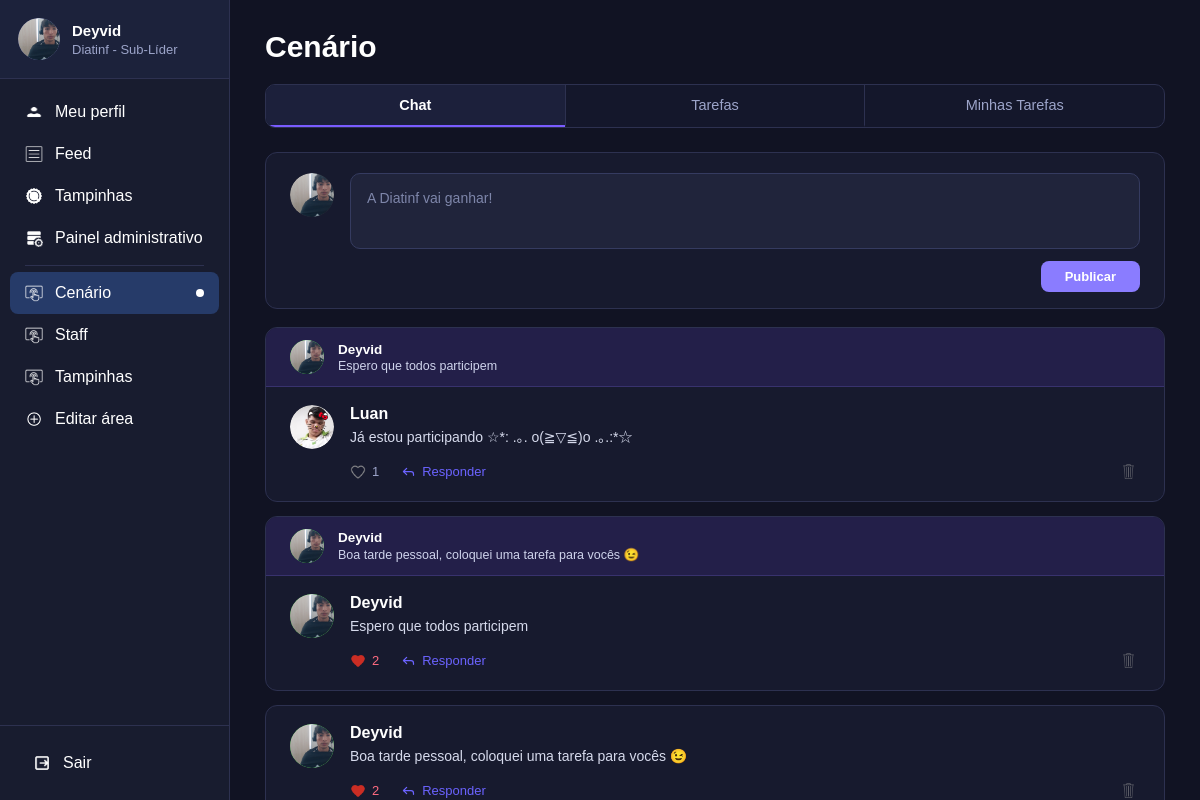
Page /area/Cenário/chat/ (signed in) on the committed database.
### usuarios/models.py (models this page shows, shortened)
class Usuario(models.Model):
    nome=models.CharField(max_length=100, blank=True, default="")
    matricula=models.CharField(max_length=20, unique=True)
    senha=models.CharField(max_length=255)
    diretoria=models.CharField(max_length=50)
    areas=models.TextField()
    aprovado=models.BooleanField(default=True)
    sub_lider=models.BooleanField(default=False)
    sublider_de=models.CharField(max_length=50, null=True, blank=True)
    doacao_tampinhas=models.FloatField(default=0)
    foto=models.ImageField(upload_to="perfis/", null=True, blank=True)
    bio=models.TextField(blank=True, default="")
    def nome_exibicao(self):
        if self.nome and self.nome.strip():
            return self.nome.strip()
        return self.matricula
    def inicial_perfil(self):
        base = (self.nome_exibicao() or "U").strip()
        return base[0].upper() if base else "U"
    def eh_administrador(self):
        mat = (self.matricula or "").strip().lower()
        diret = (self.diretoria or "").strip().lower()
        return mat == "admin" or diret in ["líder", "lider", "líder geral", "lider geral"]
    def tem_acesso_painel(self):
        return self.eh_administrador() or self.sub_lider
    def get_areas_list(self):
        if self.areas:
            return [a.strip() for a in self.areas.split(",") if a.strip()]
        return []
    def get_areas_ordenadas(self):
        areas = self.get_areas_list()
        if self.sub_lider and self.sublider_de and self.sublider_de in areas:
            areas = [self.sublider_de] + [a for a in areas if a != self.sublider_de]
        return areas
    def get_areas_sidebar(self):
        if self.eh_administrador():
            return ["Cenário", "Staff", "Dança", "Figurino", "Sonoplastia", "Tampinhas", "Roteiro"]
        return self.get_areas_ordenadas()
    def tem_acesso_area(self, area):
        if self.eh_administrador():
            return True
        if self.sub_lider and self.sublider_de == area:
            return True
        return area in self.get_areas_list()

class MensagemArea(models.Model):
    usuario = models.ForeignKey(Usuario, on_delete=models.CASCADE, related_name="mensagens_area")
    area = models.CharField(max_length=50)
    texto = models.TextField()
    resposta_a = models.ForeignKey(
        "self",
        on_delete=models.SET_NULL,
        null=True,
        blank=True,
        related_name="respostas",
    )
    criada_em = models.DateTimeField(auto_now_add=True)
    class Meta:
        ordering = ["-criada_em"]
    def total_curtidas(self):
        return self.curtidas.count()

### usuarios/views.py (the view)
# urls.py: path("area/<str:nome_area>/chat/", views.chat_area, name="chat_area"),
def chat_area(request, nome_area):
    usuario = usuario_logado(request)
    if usuario is None:
        return redirect("login")
    if nome_area not in TODAS_AREAS or not usuario.tem_acesso_area(nome_area):
        return redirect_autenticado(request, "feed")
    mensagens = (
        MensagemArea.objects.filter(area=nome_area)
        .select_related("usuario", "resposta_a", "resposta_a__usuario")
        .prefetch_related("curtidas")
        .order_by("-criada_em")
    )
    curtidas = set(
        CurtidaMensagemArea.objects.filter(
            usuario=usuario, mensagem__area=nome_area
        ).values_list("mensagem_id", flat=True)
    )
    return render(request, "chat_area.html", {
        "usuario": usuario,
        "nome_area": nome_area,
        "mensagens": mensagens,
        "curtidas": curtidas,
        "area_ativa": nome_area,
        "pagina_ativa": "",
    })

### usuarios/templates/chat_area.html (shortened to what this page needs)
{% load static usuarios_extras %}
<!DOCTYPE html>
<html lang="pt-br">
<head>
    <link rel="stylesheet" href="{% static 'css/base.css' %}">
    <link rel="stylesheet" href="{% static 'css/area.css' %}">
</head>
<body>
{% include "_sidebar.html" %}
<main class="conteudo">
    <div class="container-pagina">
        <div class="titulo-pagina">
            <h1>{{ nome_area }}</h1>
        </div>
        <div class="abas">
            <a href="{% url 'chat_area' nome_area %}{% if user_token %}?_user_token={{ user_token|urlencode }}{% endif %}" class="aba ativa">Chat</a>
            <a href="{% url 'pagina_area' nome_area %}{% if user_token %}?_user_token={{ user_token|urlencode }}{% endif %}" class="aba">Tarefas</a>
            {% if not usuario.eh_administrador %}
            <a href="{% url 'minhas_tarefas' nome_area %}{% if user_token %}?_user_token={{ user_token|urlencode }}{% endif %}" class="aba">Minhas Tarefas</a>
            {% endif %}
        </div>
        <section class="chat-nova-mensagem" id="box-nova-mensagem">
            <form action="{% url 'publicar_chat_area' nome_area %}" method="POST" id="form-chat-area">
                <div class="chat-topo-publicacao">
                    <a href="{% url 'meu_perfil' %}{% if user_token %}?_user_token={{ user_token|urlencode }}{% endif %}" class="chat-avatar avatar-chat-escuro" title="Meu perfil">
                        {% if usuario.foto and usuario.foto.name %}
                            <img src="{{ usuario.foto.url }}" alt="{{ usuario.nome_exibicao }}" class="avatar-foto-img">
                        {% else %}
                            {{ usuario.inicial_perfil }}
                        {% endif %}
                    </a>
                    <textarea
                        name="texto"
                        id="textarea-chat-area"
                        placeholder="{% if usuario.eh_administrador or not usuario.diretoria %}A equipe vai ganhar!{% else %}A {{ usuario.diretoria }} vai ganhar!{% endif %}"
                        required></textarea>
                </div>
                <div class="chat-acoes-publicacao">
                    <button type="submit" class="btn-publicar-chat">Publicar</button>
                </div>
            </form>
        </section>
        <section class="lista-mensagens-chat">
            {% for msg in mensagens %}
            <article class="chat-card {% if msg.resposta_a %}chat-card-com-resposta{% endif %}" id="mensagem-{{ msg.id }}">
                {% if msg.resposta_a %}
                <div class="chat-resposta-citacao">
                    <a href="{% url 'ver_perfil' msg.resposta_a.usuario.id %}{% if user_token %}?_user_token={{ user_token|urlencode }}{% endif %}" class="chat-avatar chat-avatar-pequeno {{ msg.resposta_a.usuario.matricula|cor_avatar }}" title="Ver perfil de {{ msg.resposta_a.usuario.nome_exibicao }}">
                        {% if msg.resposta_a.usuario.foto and msg.resposta_a.usuario.foto.name %}
                            <img src="{{ msg.resposta_a.usuario.foto.url }}" alt="{{ msg.resposta_a.usuario.nome_exibicao }}" class="avatar-foto-img">
                        {% else %}
                            {{ msg.resposta_a.usuario.inicial_perfil }}
                        {% endif %}
                    </a>
                    <div class="chat-citacao-textos">
                        <a href="{% url 'ver_perfil' msg.resposta_a.usuario.id %}{% if user_token %}?_user_token={{ user_token|urlencode }}{% endif %}" class="chat-citacao-autor link-perfil-usuario">{{ msg.resposta_a.usuario.nome_exibicao }}</a>
                        <p class="chat-citacao-mensagem">{{ msg.resposta_a.texto }}</p>
                    </div>
                </div>
                {% endif %}
                <div class="chat-corpo-card">
                    <a href="{% url 'ver_perfil' msg.usuario.id %}{% if user_token %}?_user_token={{ user_token|urlencode }}{% endif %}" class="chat-avatar {{ msg.usuario.matricula|cor_avatar }}" title="Ver perfil de {{ msg.usuario.nome_exibicao }}">
                        {% if msg.usuario.foto and msg.usuario.foto.name %}
                            <img src="{{ msg.usuario.foto.url }}" alt="{{ msg.usuario.nome_exibicao }}" class="avatar-foto-img">
                        {% else %}
                            {{ msg.usuario.inicial_perfil }}
                        {% endif %}
                    </a>
                    <div class="chat-conteudo-principal">
                        <div class="chat-cabecalho-linha">
                            <a href="{% url 'ver_perfil' msg.usuario.id %}{% if user_token %}?_user_token={{ user_token|urlencode }}{% endif %}" class="link-perfil-usuario">
                                <h3 class="chat-autor">{{ msg.usuario.nome_exibicao }}</h3>
                            </a>
                        </div>
                        <p class="chat-texto">{{ msg.texto }}</p>
                        <div class="chat-rodape-acoes">
                            <button type="button" class="btn-curtir-chat {% if msg.id in curtidas %}curtido{% endif %}" data-id="{{ msg.id }}">
                                <img
                                    class="icone-curtir-chat"
                                    src="{% if msg.id in curtidas %}{% static 'imgs/coracao-vermelho.png' %}{% else %}{% static 'imgs/coracao-cinza.png' %}{% endif %}"
                                    alt="Curtir">
                                <span class="contador-curtidas-chat">{{ msg.total_curtidas }}</span>
                            </button>
                            <button
                                type="button"
                                class="btn-responder-chat"
                                data-id="{{ msg.id }}"
                                data-autor="{{ msg.usuario.nome_exibicao }}"
                                data-inicial="{{ msg.usuario.inicial_perfil }}"
                                data-foto="{% if msg.usuario.foto and msg.usuario.foto.name %}{{ msg.usuario.foto.url }}{% endif %}"
                                data-cor="{{ msg.usuario.matricula|cor_avatar }}"
                                data-texto="{{ msg.texto|truncatechars:140 }}">
                                <svg class="icone-responder-svg" viewBox="0 0 24 24" width="15" height="15" fill="none" stroke="currentColor" stroke-width="2" stroke-linecap="round" stroke-linejoin="round">
                                    <polyline points="9 17 4 12 9 7"></polyline>
                                    <path d="M20 18v-2a4 4 0 0 0-4-4H4"></path>
                                </svg>
                                <span>Responder</span>
                            </button>
                            {% if msg.usuario_id == usuario.id or usuario.eh_administrador or usuario.sub_lider and usuario.sublider_de == nome_area %}
                            <form action="{% url 'excluir_mensagem_area' msg.id %}" method="POST" class="form-excluir-chat">
                                <button type="submit" class="btn-excluir-chat" title="Excluir mensagem">
                                    <img src="{% static 'imgs/lixeira.png' %}" alt="Excluir">
                                </button>
                            </form>
                            {% endif %}
                        </div>
                    </div>
                </div>
            </article>
            {% empty %}
            <div class="sem-mensagens-chat">
                Nenhuma mensagem nesta área ainda. Comece a conversa!
            </div>
            {% endfor %}
        </section>
    </div>
</main>
</body>
</html>

### usuarios/templates/_sidebar.html (shortened to what this page needs)
{% load static %}
<aside class="sidebar">
    <div>
        <a href="{% url 'meu_perfil' %}{% if user_token %}?_user_token={{ user_token|urlencode }}{% endif %}" class="usuario {% if pagina_ativa == 'perfil' %}usuario-ativo{% endif %}" title="Acessar meu perfil">
            <div class="avatar">
                {% if usuario.foto and usuario.foto.name %}
                    <img src="{{ usuario.foto.url }}" alt="{{ usuario.nome_exibicao }}" class="avatar-foto-img">
                {% else %}
                    {{ usuario.inicial_perfil }}
                {% endif %}
            </div>
            <div class="dados-usuario">
                <h3>{{ usuario.nome_exibicao }}</h3>
                <p>{{ usuario.diretoria }} - {% if usuario.eh_administrador %}Líder{% elif usuario.sub_lider %}Sub-Líder{% else %}Membro{% endif %}</p>
            </div>
        </a>
        <nav class="menu">
            <a href="{% url 'meu_perfil' %}{% if user_token %}?_user_token={{ user_token|urlencode }}{% endif %}" class="{% if pagina_ativa == 'perfil' %}ativo{% endif %}">
                <img src="{% static 'imgs/icone-usuario.png' %}" alt="Perfil">
                <span>Meu perfil</span>
            </a>
            <a href="{% url 'feed' %}{% if user_token %}?_user_token={{ user_token|urlencode }}{% endif %}" class="{% if pagina_ativa == 'feed' %}ativo{% endif %}">
                <img src="{% static 'imgs/icone-feed.png' %}" alt="Feed">
                <span>Feed</span>
            </a>
            <a href="{% url 'tampinhas' %}{% if user_token %}?_user_token={{ user_token|urlencode }}{% endif %}" class="{% if pagina_ativa == 'tampinhas' %}ativo{% endif %}">
                <img src="{% static 'imgs/icone-tampinhas.png' %}" alt="Tampinhas">
                <span>Tampinhas</span>
            </a>
            {% if usuario.tem_acesso_painel %}
                <a href="{% url 'painel_administrativo' %}{% if user_token %}?_user_token={{ user_token|urlencode }}{% endif %}" class="{% if pagina_ativa == 'painel' %}ativo{% endif %}">
                    <img src="{% static 'imgs/icone-painel.png' %}" alt="Painel">
                    <span class="texto-painel">Painel administrativo</span>
                </a>
            {% endif %}
            <div class="menu-separador"></div>
            {% for area in usuario.get_areas_sidebar %}
                <a href="{% url 'chat_area' area %}{% if user_token %}?_user_token={{ user_token|urlencode }}{% endif %}" class="{% if area_ativa == area %}ativo{% endif %}">
                    <img src="{% static 'imgs/icone-area.png' %}" alt=""><span>{{ area }}</span>
                    {% if usuario.sub_lider and area == usuario.sublider_de %}<span class="ponto-sublider"></span>{% endif %}
                </a>
            {% endfor %}
            <a href="{% url 'nova_area' %}{% if user_token %}?_user_token={{ user_token|urlencode }}{% endif %}" class="{% if pagina_ativa == 'nova_area' %}ativo{% endif %}">
                <img src="{% static 'imgs/icone-editar-area.png' %}" alt="Editar área">
                <span>Editar área</span>
            </a>
        </nav>
    </div>
    <div class="rodape-sidebar">
        <a href="{% url 'sair' %}" id="link-sair-sidebar" onclick="return confirm('Deseja realmente sair da sua conta?');">
            <img src="{% static 'imgs/icone-sair.png' %}" alt="Sair">
            <span>Sair</span>
        </a>
    </div>
</aside>

### rows in the picture
Usuario: foto (picture), nome_exibicao "Deyvid", diretoria "Diatinf", sub_lider True (drawn), get_areas_sidebar "Cenário", texto "A Diatinf vai ganhar!"
MensagemArea: resposta_a.usuario.foto (picture), resposta_a.usuario.nome_exibicao "Deyvid", resposta_a.texto "Espero que todos participem", usuario.foto (picture), usuario.nome_exibicao "Luan", texto "Já estou participando ☆*: .｡. o(≧▽≦)o .｡.:*☆", total_curtidas "1"
MensagemArea: resposta_a.usuario.foto (picture), resposta_a.usuario.nome_exibicao "Deyvid", resposta_a.texto "Boa tarde pessoal, coloquei uma tarefa para vocês 😉", usuario.foto (picture), usuario.nome_exibicao "Deyvid", texto "Espero que todos participem", total_curtidas "2"
MensagemArea: usuario.foto (picture), usuario.nome_exibicao "Deyvid", texto "Boa tarde pessoal, coloquei uma tarefa para vocês 😉", total_curtidas "2"

### other values in the picture
{{ area }} "Staff" "Tampinhas"
{{ nome_area }} "Cenário"
